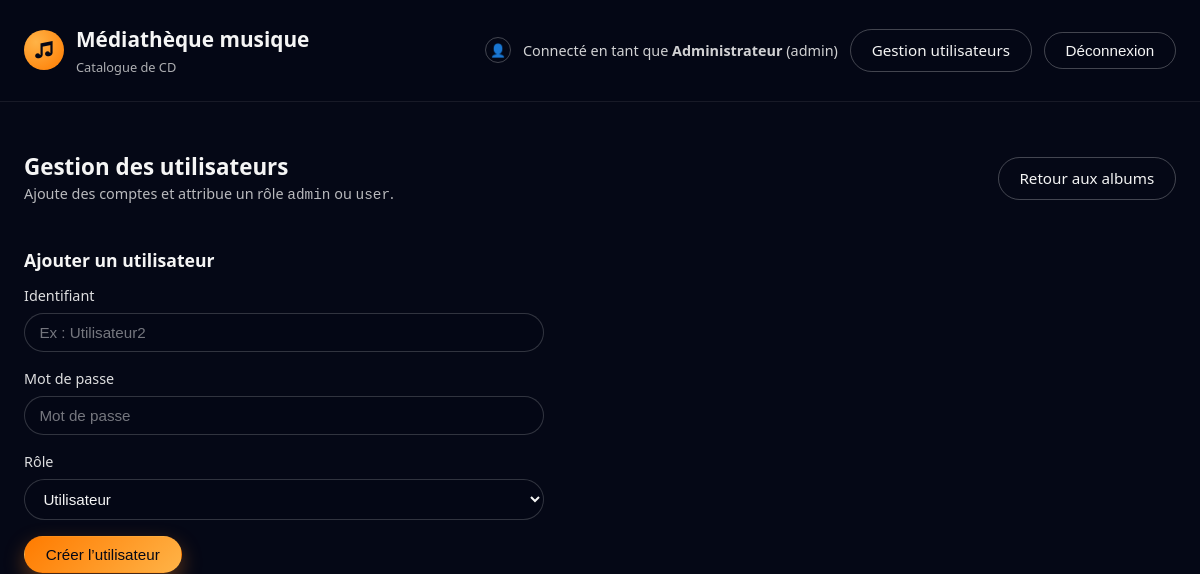
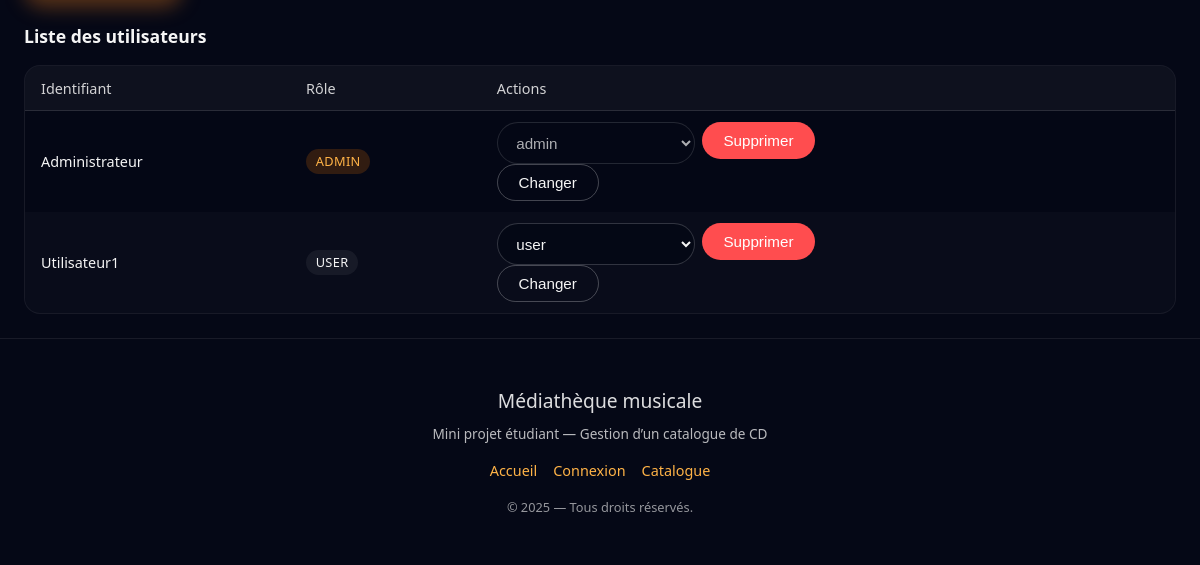
/pages/gestion_utilisateurs.php (signed in), run on an earlier commit of the app's database (2 pictures, top to bottom).
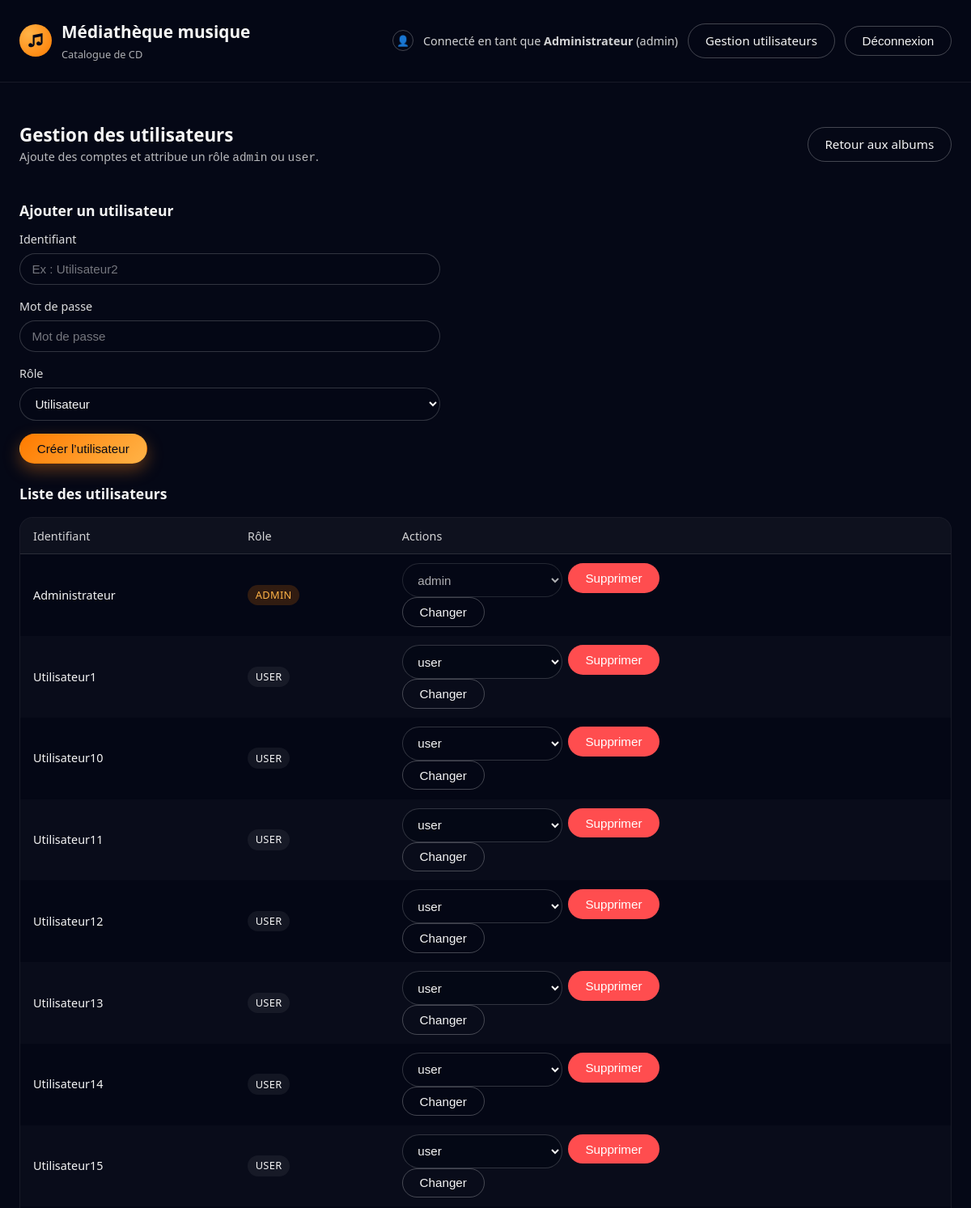
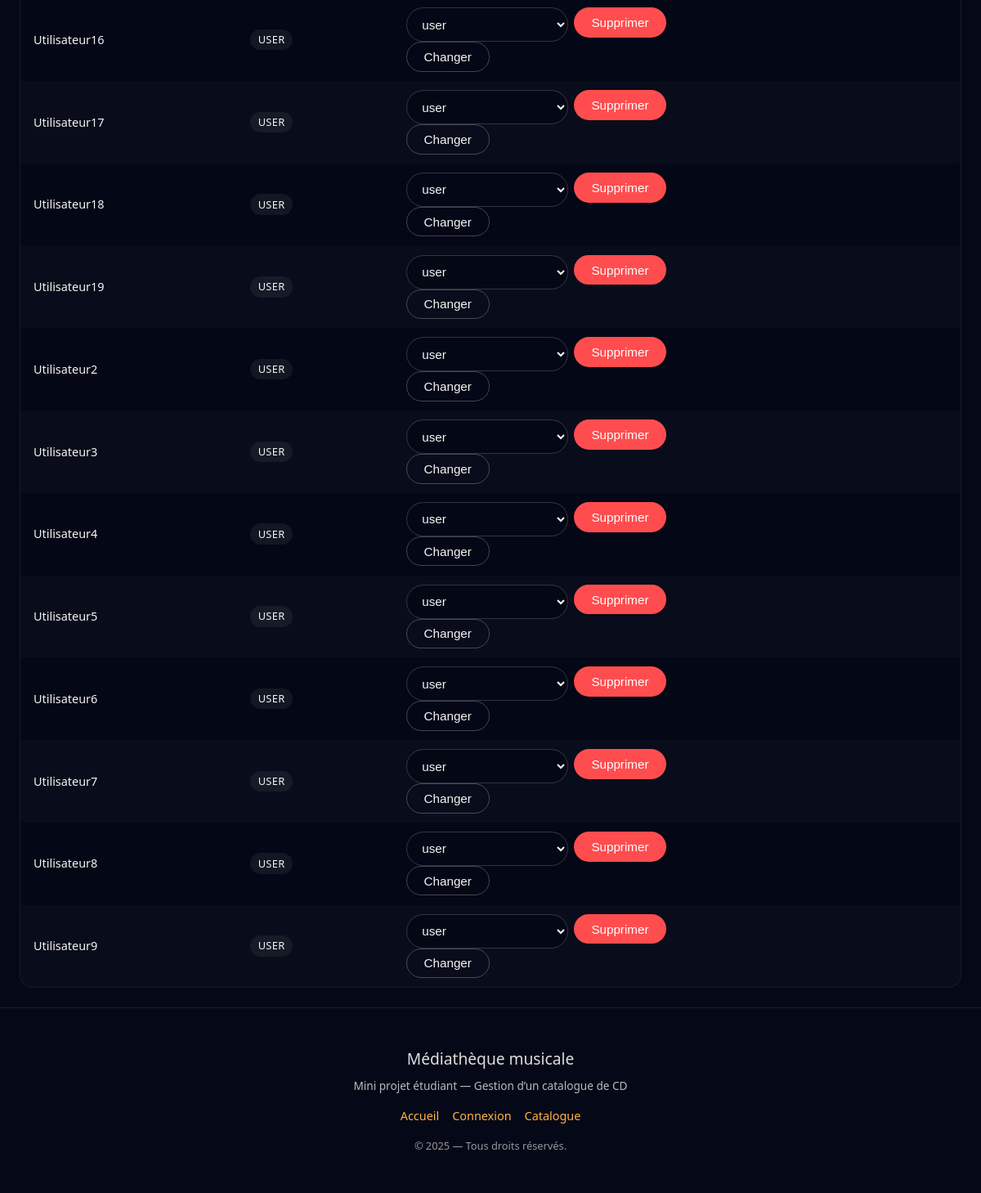
And on a later commit of the database (2 pictures, top to bottom).
### tables this page shows
CREATE TABLE `utilisateurs` (
  `id` int(11) NOT NULL,
  `identifiant` varchar(255) NOT NULL,
  `motdepasse` varchar(255) NOT NULL,
  `role` varchar(20) NOT NULL
);

### pages/gestion_utilisateurs.php (the view, shortened to what this page needs)
<?php
require_once __DIR__ . '/../includes/db.php';
$errors = [];
$identifiant = '';
$role        = 'user';
try {
    $stmt = $pdo->prepare('SELECT id, identifiant, role FROM utilisateurs ORDER BY identifiant ASC');
    $stmt->execute();
    $utilisateurs = $stmt->fetchAll();
} catch (PDOException $e) {
    $utilisateurs = [];
    $errors['global'] = 'Erreur lors de la récupération des utilisateurs.';
}
$hideHeader = false;
require_once __DIR__ . '/../includes/header.php';
?>
<div class="page-header">
    <div>
        <h1 class="page-title">Gestion des utilisateurs</h1>
        <p class="page-description">
            Ajoute des comptes et attribue un rôle <code>admin</code> ou <code>user</code>.
        </p>
    </div>
    <a href="liste_albums.php" class="btn btn-secondary">
        Retour aux albums
    </a>
</div>
<section class="page-section">
    <div class="form-layout">
        <h2 class="section-title">Ajouter un utilisateur</h2>
        <form action="gestion_utilisateurs.php" method="post">
            <div class="form-group <?= isset($errors['identifiant']) ? 'error' : ''; ?>">
                <label for="identifiant" class="form-label">Identifiant</label>
                <input
                    type="text"
                    id="identifiant"
                    name="identifiant"
                    class="form-control"
                    value="<?= htmlspecialchars($identifiant); ?>"
                    placeholder="Ex : Utilisateur2"
                >
            </div>
            <div class="form-group <?= isset($errors['motdepasse']) ? 'error' : ''; ?>">
                <label for="motdepasse" class="form-label">Mot de passe</label>
                <input
                    type="password"
                    id="motdepasse"
                    name="motdepasse"
                    class="form-control"
                    placeholder="Mot de passe"
                >
            </div>
            <div class="form-group">
                <label for="role" class="form-label">Rôle</label>
                <select id="role" name="role" class="form-control">
                    <option value="user" <?= $role === 'user' ? 'selected' : ''; ?>>Utilisateur</option>
                </select>
            </div>
            <div class="form-actions">
                <button type="submit" class="btn btn-primary">
                    Créer l’utilisateur
                </button>
            </div>
        </form>
    </div>
</section>
<section class="page-section">
    <h2 class="section-title">Liste des utilisateurs</h2>
    <div class="table-wrapper">
        <table class="table">
            <thead>
            <tr>
                <th>Identifiant</th>
                <th>Rôle</th>
                <th>Actions</th>
            </tr>
            </thead>
            <tbody>
            <?php if (empty($utilisateurs)): ?>
                <tr>
                    <td colspan="3">Aucun utilisateur.</td>
                </tr>
            <?php else: ?>
                <?php foreach ($utilisateurs as $u): ?>
                    <?php $isSelf = ($u['identifiant'] ?? '') === ($_SESSION['user_id'] ?? ''); ?>
                    <tr>
                        <td><?= htmlspecialchars($u['identifiant']); ?></td>
                        <td>
                            <span class="role-badge <?= $u['role'] === 'admin' ? 'role-badge--admin' : 'role-badge--user'; ?>">
                                <?= htmlspecialchars($u['role']); ?>
                            </span>
                        </td>
                        <td>
                            <div class="table-actions">
                                <form action="gestion_utilisateurs.php" method="post">
                                    <select name="role" class="form-control" <?= $isSelf ? 'disabled' : ''; ?>>
                                        <option value="user" <?= ($u['role'] ?? '') === 'user' ? 'selected' : ''; ?>>user</option>
                                        <option value="admin" <?= ($u['role'] ?? '') === 'admin' ? 'selected' : ''; ?>>admin</option>
                                    </select>
                                    <button type="submit" class="btn btn-secondary" <?= $isSelf ? 'disabled' : ''; ?>>
                                        Changer
                                    </button>
                                </form>
                                <form action="gestion_utilisateurs.php" method="post"
                                      onsubmit="return confirm('Supprimer cet utilisateur ?');">
                                    <button type="submit" class="btn btn-danger" <?= $isSelf ? 'disabled' : ''; ?>>
                                        Supprimer
                                    </button>
                                </form>
                            </div>
                        </td>
                    </tr>
                <?php endforeach; ?>
            <?php endif; ?>
            </tbody>
        </table>
    </div>
</section>
<?php
require_once __DIR__ . '/../includes/footer.php';

### includes/header.php (shortened to what this page needs)
<?php
$isLoggedIn = isset($_SESSION['user_id']);
$isAdmin    = $isLoggedIn && (isset($_SESSION['role']) && $_SESSION['role'] === 'admin');
$rootUrl = BASE_URL;
?>
<!DOCTYPE html>
<html lang="fr">
<head>
    <link rel="stylesheet" href="<?php echo $rootUrl; ?>/assets/style.css">
</head>
<body>
<div class="main-wrapper">
<?php if (!$hideHeader): ?>
    <header class="site-header">
        <div class="container site-header-inner">
            <a href="<?php echo $rootUrl; ?>/index.php" class="brand">
                <div class="brand-logo">♫</div>
                <div class="brand-text">
                    <span class="brand-title">Médiathèque musique</span>
                    <span class="brand-subtitle">Catalogue de CD</span>
                </div>
            </a>
            <div class="user-info">
                <?php if ($isLoggedIn): ?>
                    <div class="user-info-icon">👤</div>
                    <div class="user-info-name">
                        Connecté en tant que
                        <strong><?php echo htmlspecialchars($_SESSION['user_id']); ?></strong>
                        (<?php echo $isAdmin ? 'admin' : 'user'; ?>)
                    </div>
                    <div class="user-info-actions">
                        <?php if ($isAdmin): ?>
                            <a href="<?php echo $rootUrl; ?>/pages/gestion_utilisateurs.php" class="btn btn-secondary">
                                Gestion utilisateurs
                            </a>
                        <?php endif; ?>
                        <form action="<?php echo $rootUrl; ?>/pages/login.php" method="post">
                            <button type="submit" class="btn btn-secondary">
                                Déconnexion
                            </button>
                        </form>
                    </div>
                <?php else: ?>
                    <a href="<?php echo $rootUrl; ?>/pages/login.php" class="btn btn-secondary">
                        Se connecter
                    </a>
                <?php endif; ?>
            </div>
        </div>
    </header>
<?php endif; ?>
    <main class="main-content">
        <div class="container">

### includes/footer.php
<?php
$rootUrl = defined('BASE_URL') ? BASE_URL : '';
?>
        </div>
    </main>
    <footer class="site-footer">
        <div class="container site-footer-inner">
            <div class="site-footer-title">
                Médiathèque musicale
            </div>
            <div class="site-footer-text">
                Mini projet étudiant — Gestion d’un catalogue de CD
            </div>
            <nav class="site-footer-nav">
                <a href="<?php echo $rootUrl; ?>/index.php" class="site-footer-link">Accueil</a>
                <a href="<?php echo $rootUrl; ?>/pages/login.php" class="site-footer-link">Connexion</a>
                <a href="<?php echo $rootUrl; ?>/pages/liste_albums.php" class="site-footer-link">Catalogue</a>
            </nav>
            <div class="site-footer-copy">
                © <?= date('Y'); ?> — Tous droits réservés.
            </div>
        </div>
    </footer>
</div>
</body>
</html>

What changed in the data, as far as the page shows it:
added utilisateurs: identifiant "Utilisateur10", role "USER", role "user"
added utilisateurs: identifiant "Utilisateur11", role "USER", role "user"
added utilisateurs: identifiant "Utilisateur12", role "USER", role "user"
added utilisateurs: identifiant "Utilisateur13", role "USER", role "user"
added utilisateurs: identifiant "Utilisateur14", role "USER", role "user"
added utilisateurs: identifiant "Utilisateur15", role "USER", role "user"
added utilisateurs: identifiant "Utilisateur16", role "USER", role "user"
added utilisateurs: identifiant "Utilisateur17", role "USER", role "user"
added utilisateurs: identifiant "Utilisateur18", role "USER", role "user"
added utilisateurs: identifiant "Utilisateur19", role "USER", role "user"
added utilisateurs: identifiant "Utilisateur2", role "USER", role "user"
added utilisateurs: identifiant "Utilisateur3", role "USER", role "user"
added utilisateurs: identifiant "Utilisateur4", role "USER", role "user"
added utilisateurs: identifiant "Utilisateur5", role "USER", role "user"
added utilisateurs: identifiant "Utilisateur6", role "USER", role "user"
added utilisateurs: identifiant "Utilisateur7", role "USER", role "user"
added utilisateurs: identifiant "Utilisateur8", role "USER", role "user"
added utilisateurs: identifiant "Utilisateur9", role "USER", role "user"
